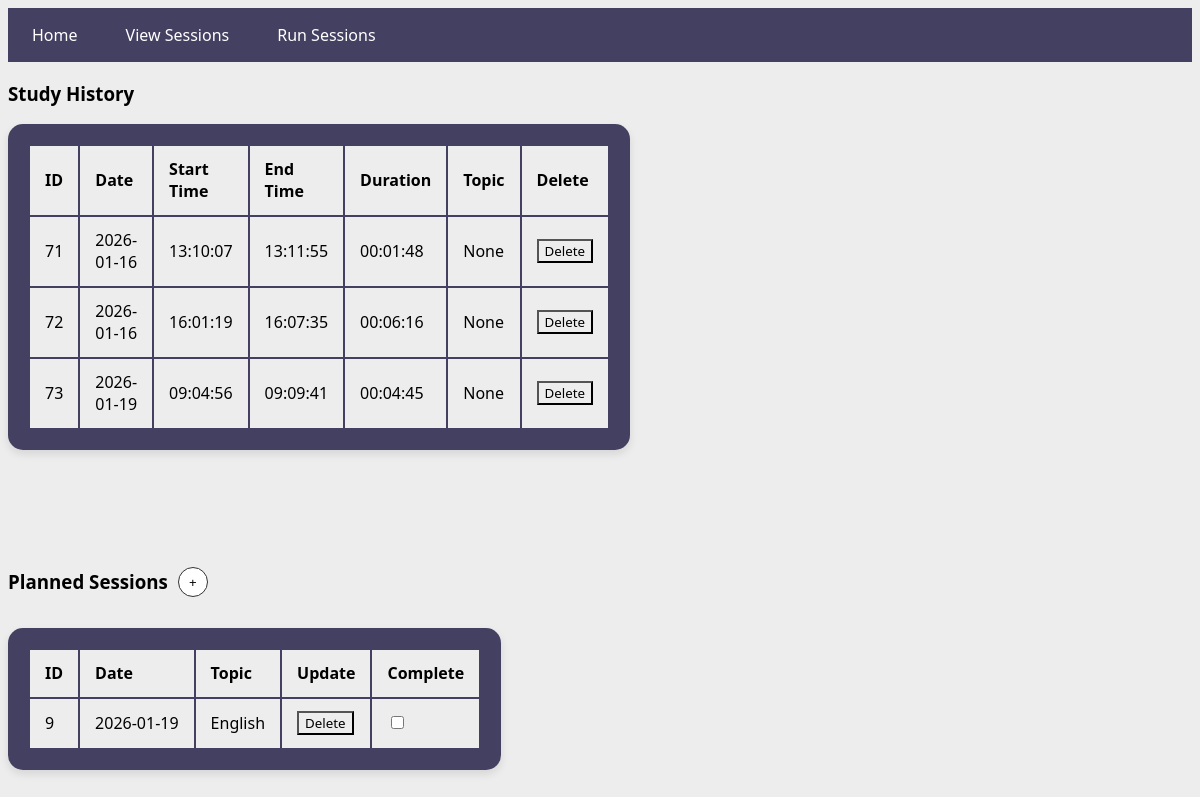
/view, run on the app's committed database.
### tables this page shows
CREATE TABLE completed_session (
          id INTEGER PRIMARY KEY AUTOINCREMENT,
          date TEXT NOT NULL,
          start_time TEXT NOT NULL,
          end_time TEXT NOT NULL,
          duration TEXT NOT NULL,
          topic TEXT);

CREATE TABLE planned_session (
          id INTEGER PRIMARY KEY AUTOINCREMENT,
          date TEXT NOT NULL,
          topic TEXT NOT NULL, completed Boolean);

### app.py (the view)
@app.route("/view")
def view():
    connect = sqlite3.connect('database.db')
    c = connect.cursor()
    c.execute('SELECT * FROM completed_session')
    view_sessions = c.fetchall()
    c.execute('SELECT * FROM planned_session')
    planned_sessions = c.fetchall()
    connect.close()
    return render_template("view_sessions.html", view_sessions=view_sessions, planned_sessions = planned_sessions)

### Templates/view_sessions.html (shortened to what this page needs)
<!DOCTYPE html>
<html lang = "en">
    <head>
        <link rel="stylesheet" href="{{ url_for('static', filename='style.css') }}">
    </head>
    <body>
        <nav>
        <ul>
        <li><a href="{{ url_for('home') }}">Home</a></li>
        <li><a href="{{ url_for('view') }}">View Sessions</a></li>
        <li><a href="{{ url_for('run') }}">Run Sessions</a></li>
        </ul>
        </nav>
        <div class="tables_container">
        <div class="table_wrapper">
            <h3>Study History</h3>
            <table>
                <tr>
                    <th>ID</th>
                    <th>Date</th>
                    <th>Start Time</th>
                    <th>End Time</th>
                    <th>Duration</th>
                    <th>Topic</th>
                    <th>Delete</th>
                </tr>
                {% for session in view_sessions %}
                <tr>
                    <td>{{ session[0] }}</td>
                    <td>{{ session[1] }}</td>
                    <td>{{ session[2] }}</td>
                    <td>{{ session[3] }}</td>
                    <td>{{ session[4] }}</td>
                    <td>{{ session[5] }}</td>
                    <td>
                        <form action="{{ url_for('delete_record') }}" method="post" style="display:inline;">
                                <button type="submit">Delete</button>
                        </form>
                    </td>
                </tr>
                {% endfor %}
            </table>
            </div>
        <div class="table_wrapper">
            <div class="column_header">
            <h3>Planned Sessions</h3>
            <div class="button_group">
            <button id="plus_button"> + </button>
            </div>
            </div>
                <table>
                <tr>
                    <th>ID</th>
                    <th>Date</th>
                    <th>Topic</th>
                    <th>Update</th>
                    <th>Complete</th>
                </tr>
                {% for session in planned_sessions %}
                <tr>
                    <td>{{ session[0] }}</td>
                    <td>{{ session[1] }}</td>
                    <td>{{ session[2] }}</td>
                    <td>
                            <form action="{{ url_for('delete_record') }}" method="post" style="display:inline;">
                                <button type="submit">Delete</button>
                            </form>
                    </td>
                    <td>
                        <form action="{{ url_for('check_session')}}" method="post" style="display:inline;">
                            <input type="checkbox" onchange="this.form.submit()" {% if session[3] == 1 %}checked{% endif %}></input>
                        </form>
                    </td>
                </tr>
                {% endfor %}
        </table>
        </div>
        </div>
    </body>

### static/style.css (style rules this page uses)
* { font-family : 'Segoe UI', Tahoma, Geneva, Verdana, sans-serif; color : "BLACK"; background-color: #ededed; }
table { background: #444061; padding: 20px; border-radius: 15px; max-width: 600px; box-shadow: 0 4px 8px rgba(0,0,0,0.1); }
th, td { padding: 12px 15px; text-align: left; border-bottom: 1px solid #eee; }
nav { margin: 0; padding: 0; overflow: hidden; background-color:#444061; display : block; }
nav ul { list-style-type: none; margin: 0; padding: 0; display: flex; background-color: transparent; }
nav li { margin: 0; background-color: transparent; }
nav a { display: block; color: white; text-align: center; padding: 16px 24px; text-decoration: none; font-family: "Segoe UI", sans-serif; transition: 0.3s; background-color: transparent; }
.tables_container { display: flex; gap: 100px; align-items: flex-start; flex-wrap: wrap; }
.column_header { display: flex; align-items: center; gap: 10px; margin-bottom: 15px; }
.button_group { position: relative; display: inline-block; }
#plus_button { cursor: pointer; border-radius: 50%; width: 30px; height: 30px; border: 1px solid #333; background-color: white; }

### data on the page
completed_session: id "71", date "2026-01-16", start_time "13:10:07", end_time "13:11:55", duration "00:01:48", session "None"
completed_session: id "72", date "2026-01-16", start_time "16:01:19", end_time "16:07:35", duration "00:06:16", session "None"
completed_session: id "73", date "2026-01-19", start_time "09:04:56", end_time "09:09:41", duration "00:04:45", session "None"
planned_session: id "9", date "2026-01-19", topic "English"
